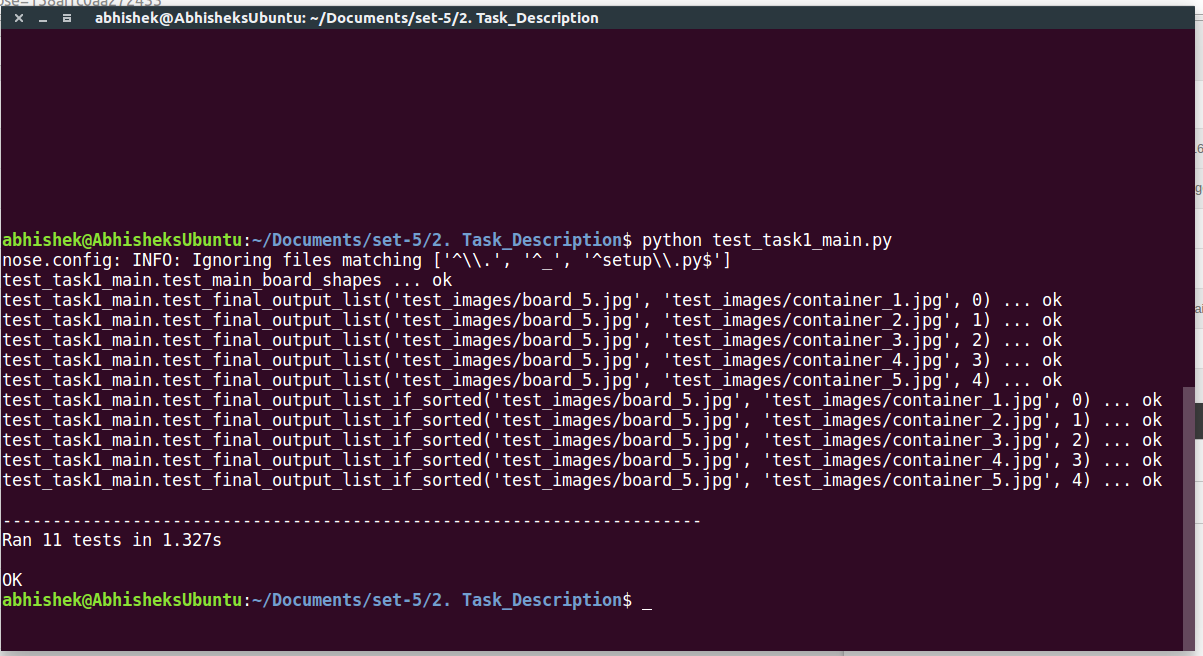
#> input picture TASKS/task2/output.png, 1203 x 656 px, found by its file name
$ python test.py   (Python 2 division)
#> lines starting #> are read from the running program, lines starting #| are printed output that depends on the picture
import cv2
import numpy as np
import time

image = cv2.imread('output.png')
#> image is the input picture: shape (656, 1203, 3); mean B, G, R 53.3, 30.5, 63.2
img = cv2.cvtColor(image,cv2.COLOR_BGR2GRAY)
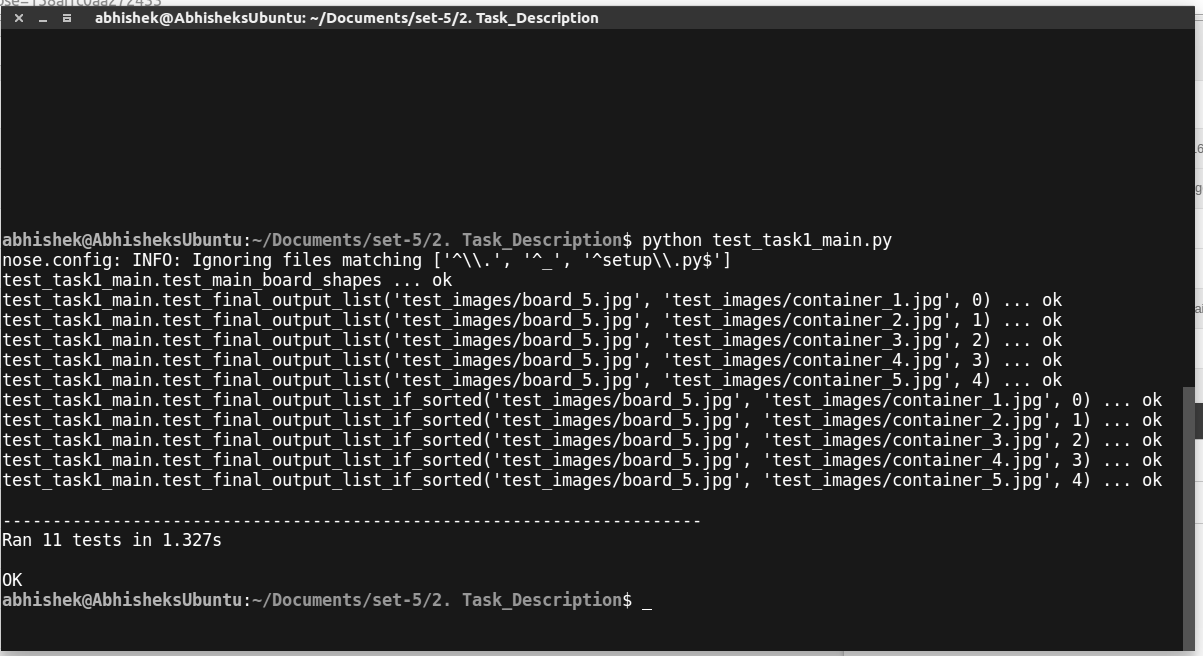
#> img: shape (656, 1203); min 24, max 255, mean 42.6


average_color_per_row = np.average(img, axis=0)
#> average_color_per_row = 1203 values, max 222.4 at index 1202, min 27.25 at index 72, mean 42.62
average_color = np.average(average_color_per_row, axis=0)
#> average_color = 42.62
average_color = np.uint8(average_color)
#> average_color = 42


print average_color
#| 42
cv2.imshow('',img)
cv2.waitKey(0)
cv2.destroyAllWindows()
